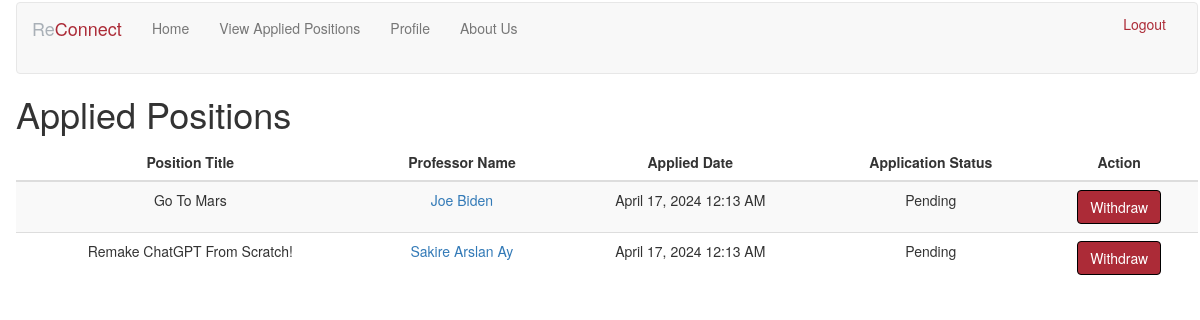
Page /profile/positions (signed in) on the committed database.
### app/Model/models.py (models this page shows, shortened)
class Applications(db.Model):
    studentID = db.Column(db.Integer, db.ForeignKey("student.id"), primary_key=True)
    position = db.Column(
        db.Integer, db.ForeignKey("research_position.id"), primary_key=True
    )
    student_enrolled = db.relationship("Student")
    enrolled_position = db.relationship("ResearchPosition")
    status = db.Column(db.String(10), default="Pending")
    applied_date = db.Column(db.DateTime, default=datetime.now())
    statement_of_interest = db.Column(db.String(1500))
    referenceEmail = db.Column(db.String(20))
    referenceName = db.Column(db.String(20))

class ResearchPosition(db.Model):
    id = db.Column(db.Integer, primary_key=True)
    title = db.Column(db.String(30), unique=True)
    wantedGPA = db.Column(db.Float)
    languages = db.Column(db.String(150))
    description = db.Column(db.String(1500))
    researchGoals = db.Column(db.String(1500))
    startDate = db.Column(db.DateTime)
    endDate = db.Column(db.DateTime)
    timeCommitment = db.Column(db.Integer)
    faculty = db.Column(db.Integer, db.ForeignKey("faculty.id"))
    languages = db.relationship(
        "ProgrammingLanguage",
        secondary=positionLanguages,
        primaryjoin=(positionLanguages.c.position_id == id),
        backref=db.backref("positionLanguages", lazy="dynamic"),
        lazy="dynamic",
    )
    students_application = db.relationship(
        "Applications", back_populates="enrolled_position"
    )
    researchFields = db.relationship("PositionField", back_populates="position")

class User(db.Model, UserMixin):
    __tablename__ = "user"
    id = db.Column(db.Integer, primary_key=True)
    username = db.Column(db.String(20), unique=True)
    password_hash = db.Column(db.String(20))
    firstname = db.Column(db.String(20))
    lastname = db.Column(db.String(20))
    email = db.Column(db.String(20), unique=True)
    phone_number = db.Column(db.String(10))
    __mapper_args__ = {
        "polymorphic_identity": UserType.User,
    }

### app/Controller/routes.py (the view)
@routes_blueprint.route("/profile/positions", methods=["GET", "POST"])
@login_required
def view_applied():
    if current_user.user_type != "Student":
        flash("Only students can view their applied positions!")
        return redirect(url_for("routes.index"))
    applications = Applications.query.filter_by(studentID=current_user.id).all()
    return render_template(
        "view_applied.html",
        title="Applied Positions",
        applications=applications,
        get_faculty=lambda id: User.query.get(id),
    )

### agileApp.py (called while the page is built, shortened)
@app.before_request
def initDB(*args, **kwargs):
    if app._got_first_request:
        db.create_all()

### app/Model/models.py (called while the page is built)
@login.user_loader
def load_user(id):
    student = Student.query.filter_by(id=id).first()
    if student:
        return student
    faculty = Faculty.query.filter_by(id=id).first()
    if faculty:
        return faculty
    return None

### app/View/templates/view_applied.html (shortened to what this page needs)
{% extends "base.html" %} {% block content %}
<h1>Applied Positions</h1>
<table class="table table-striped">
    <thead>
        <tr>
            <th style="text-align: center">Position Title</th>
            <th style="text-align: center">Professor Name</th>
            <th style="text-align: center">Applied Date</th>
            <th style="text-align: center">Application Status</th>
            <th style="text-align: center">Action</th>
        </tr>
    </thead>
    <tbody>
        {% for application in applications %}
        <tr style="text-align: center">
            <td>{{ application.enrolled_position.title }}</td>
            <td>
                <a
                    href="{{ url_for('routes.other_profile', user_id=application.enrolled_position.faculty) }}"
                >
                    {{
                    get_faculty(application.enrolled_position.faculty).firstname
                    }} {{
                    get_faculty(application.enrolled_position.faculty).lastname
                    }}</a
                >
            </td>
            <td>
                {{ application.applied_date.strftime('%B %d, %Y %I:%M %p') }}
            </td>
            <td>{{ application.status }}</td>
            <td>
                {% if application.status == 'Pending' %}
                <form
                    action="{{ url_for('routes.unapply_for_position', position_id=application.position) }}"
                    method="post"
                >
                    <button type="submit" class="btn btn-primary btn-custom">
                        Withdraw
                    </button>
                </form>
                {% endif %}
            </td>
        </tr>
        {% endfor %}
    </tbody>
    {% endblock %}

### app/View/static/css/main.css (style rules this page uses)
body { margin: 1px 1px 1px 15px; padding: 1px; }
.btn-custom { background-color: #ac2b37; border: 1px solid #000000; }

### rows in the picture
Applications: enrolled_position "Go To Mars", applied_date "April 17, 2024 12:13 AM", status "Pending"
ResearchPosition: faculty.firstname "Joe", faculty.lastname "Biden"
Applications: enrolled_position "Remake ChatGPT From Scratch!", applied_date "April 17, 2024 12:13 AM", status "Pending"
ResearchPosition: faculty.firstname "Sakire", faculty.lastname "Arslan Ay"
